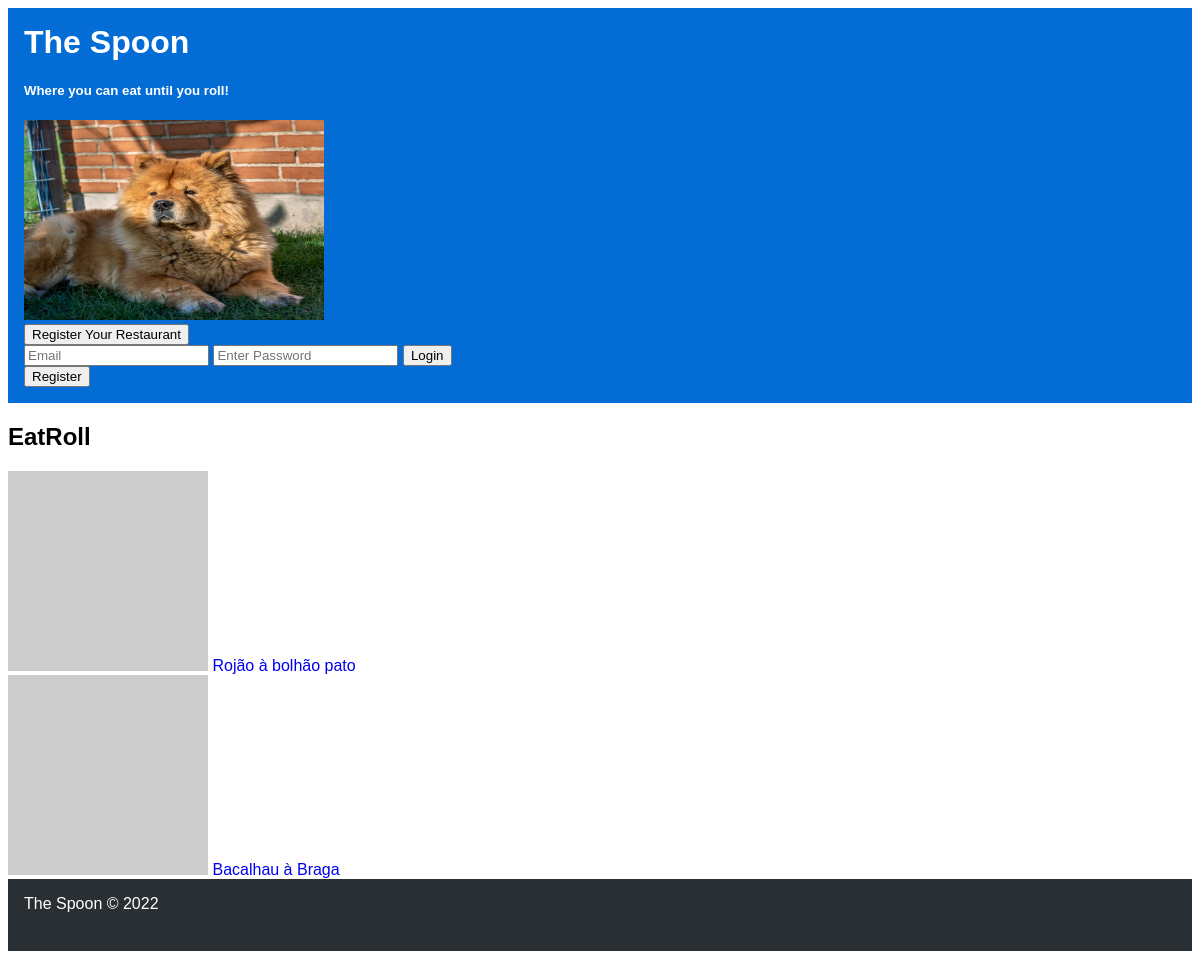
The page /restaurant.php?id=4 on the database its author committed.
### tables this page shows
CREATE TABLE Restaurant (
	idRestaurant 		INTEGER PRIMARY KEY,
	Name 			VARCHAR NOT NULL,
	idUser		INTEGER NOT NULL 	CONSTRAINT fk_restaurant_iduser REFERENCES User (idUser)
												ON DELETE CASCADE ON UPDATE CASCADE,
	idRestCategory		INTEGER NOT NULL 	CONSTRAINT fk_restaurant_idrestcategory REFERENCES RestCategory (idRestCategory)
												ON DELETE CASCADE ON UPDATE CASCADE,
	idAddress		INTEGER NOT NULL 	CONSTRAINT fk_restaurant_idaddress REFERENCES Address (idAddress)
												ON DELETE CASCADE ON UPDATE CASCADE
);

CREATE TABLE MenuItem (
	idMenuItem	 	INTEGER PRIMARY KEY,
	Name 			VARCHAR 	NOT NULL,
	Price 			INTEGER NOT NULL,
	Photo			VARCHAR	DEFAULT '',
	idMenu			INTEGER NOT NULL 	CONSTRAINT fk_menuitem_idmenu 	REFERENCES Menu (idMenu)
												ON DELETE CASCADE ON UPDATE CASCADE
);

### restaurant.php (called while the page is built, shortened)
<?php
  require_once('database/connection.php');
  require_once('database/restaurant.class.php');
  require_once('database/menu.class.php');
  require_once('templates/common.tpl.php');
  require_once('templates/restaurant.tpl.php');
  $db = getDatabaseConnection();
  $restaurant = Restaurant::getRestaurant($db, intval($_GET['id']));
  $menu = Menu::getMenu($db, intval($_GET['id']));
  drawRestaurant($restaurant, $menu);
?>

### database/restaurant.class.php (called while the page is built, shortened)
<?php
  class Restaurant {
    public function __construct(int $id, string $name)
    {
      $this->name = $name;
    }
    static function getRestaurant(PDO $db, int $id) : Restaurant {
      $stmt = $db->prepare('SELECT idRestaurant, Name FROM Restaurant WHERE idRestaurant = ?');
      $stmt->execute(array($id));
      $restaurant = $stmt->fetch();
      return new Restaurant(
        (int)$restaurant['idRestaurant'],
        $restaurant['Name']
      );
    }
  }
?>

### database/menu.class.php (called while the page is built, shortened)
<?php
  class Menu {
    static function getMenu(PDO $db, int $id) : array {
        $stmt = $db->prepare('SELECT idMenuItem, Name, Price, Photo FROM MenuItem JOIN Menu USING (idMenu) WHERE idRestaurant = ?');
        $stmt->execute(array($id));
        $menu = array();
        while ($menuItem = $stmt->fetch()) {
          $menu[] = new MenuItem(
            (int) $menuItem['idMenuItem'],
            $menuItem['Name'],
            (int) $menuItem['Price'],
            $menuItem['Photo']
          );
        }
        return $menu;
    }
  }
  class MenuItem {
    public function __construct(int $id, string $name, int $price, string $photo)
    {
      $this->id = $id;
      $this->name = $name;
      $this->photo = $photo;
    }
  }
?>

### templates/restaurant.tpl.php (the view, shortened to what this page needs)
<?php function drawRestaurant(Restaurant $restaurant, array $menuItems) { ?>
  <h2><?=$restaurant->name?></h2>
  <section id="menuItems">
    <?php foreach ($menuItems as $menuItem) { ?>
    <article>
      <img src=<?=$menuItem->photo?>>
      <a href="item.php?id=<?=$menuItem->id?>"><?=$menuItem->name?></a>
    </article>
    <?php } ?>
  </section>
<?php } ?>

### css/style.css (style rules this page uses)
a { text-decoration: none; }
body { font-family: "Poppins", sans-serif; }

### rows shown on the page
restaurant: Name "EatRoll"
menuitem: Name "Rojão à bolhão pato"
menuitem: Name "Bacalhau à Braga"
